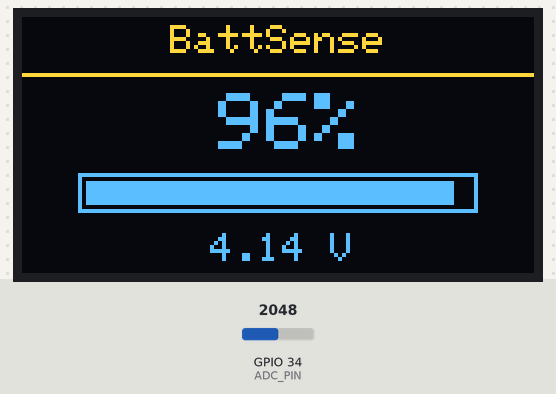
Bench run of a program on a simulated ESP32. On the bench: 128×64 one-colour display. Inputs (shaded band) come from the test bench; at power-on: GPIO 34 (ADC_PIN) = 2048 (analog values on the 0–4095 scale). The OLED is the two-colour kind (top 16 rows yellow); what the program prints to the serial monitor is not drawn.

Above: at 1.2 s.
1.3 s: GPIO 34 (ADC_PIN) set to 2866
At 3.3 s:
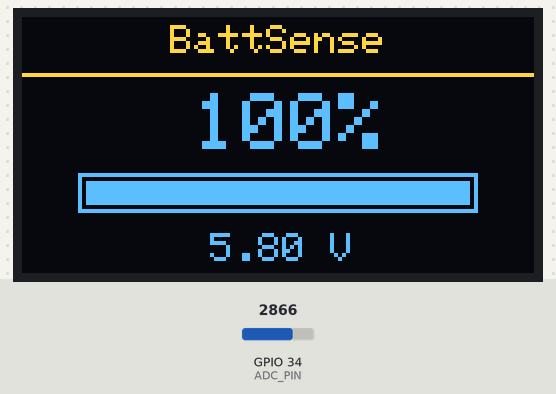
3.6 s: GPIO 34 (ADC_PIN) set to 1600
At 5.0 s:
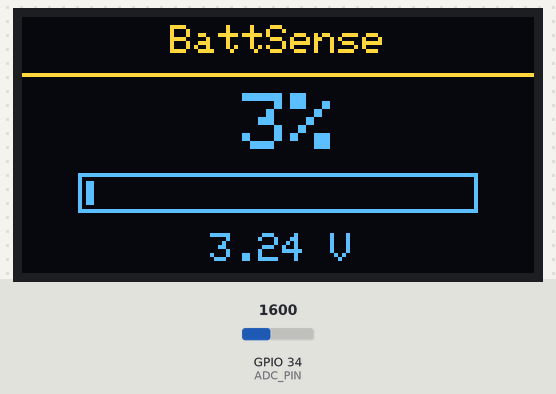
5.7 s: GPIO 34 (ADC_PIN) set to 1467
At 6.7 s:
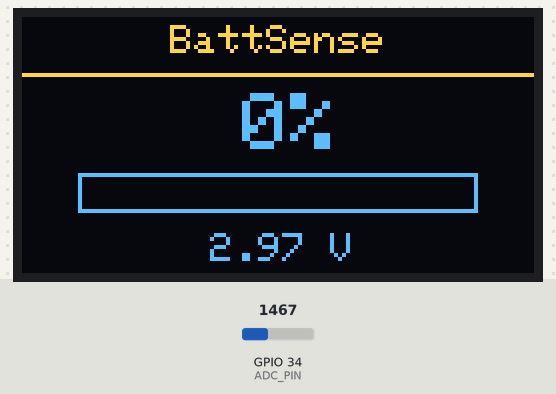
Timing chart, 0 to 8.7 s (numbered marks = the images above; inputs shaded):
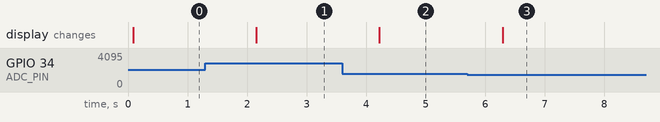

The program:

main.cpp
```cpp
#include <Arduino.h>

#include "BatteryMonitor.h"
#include "StateOfChargeEstimator.h"
#include "DisplayManager.h"

BatteryMonitor battery;
StateOfChargeEstimator socEstimator;
DisplayManager display;

void setup()
{
    Serial.begin(115200);

    battery.begin();

    if (!display.begin())
    {
        Serial.println("OLED initialization failed.");

        while (true)
        {
            delay(1000);
        }
    }

    Serial.println("BattSense initialized.");
}

void loop()
{
    const BatteryDiagnostics diagnostics = battery.getDiagnostics();

    const float stateOfCharge =
        socEstimator.estimate(diagnostics.batteryVoltage);

    display.showBattery(
        diagnostics.batteryVoltage,
        stateOfCharge
    );

    Serial.println("----- Battery Diagnostics -----");

    Serial.print("Raw ADC:          ");
    Serial.println(diagnostics.rawAdcCount);

    Serial.print("ADC Voltage:      ");
    Serial.print(diagnostics.adcVoltage, 3);
    Serial.println(" V");

    Serial.print("Battery Voltage:  ");
    Serial.print(diagnostics.batteryVoltage, 3);
    Serial.println(" V");

    Serial.print("Estimated SoC:    ");
    Serial.print(stateOfCharge, 1);
    Serial.println(" %");

    Serial.println("-------------------------------");

    delay(1000);
}
```

BatteryMonitor.h
```cpp
#pragma once

#include <Arduino.h>

struct BatteryDiagnostics
{
    int rawAdcCount;
    float adcVoltage;
    float batteryVoltage;
};

class BatteryMonitor
{
public:
    void begin();

    float getVoltage();

    BatteryDiagnostics getDiagnostics();

private:
    static constexpr uint8_t ADC_PIN = 34;
    static constexpr uint8_t ADC_RESOLUTION = 12;
    int readRawADC();
    float readADCVoltage();
    static constexpr float R_UPPER_OHMS = 20100.0f;
    static constexpr float R_LOWER_OHMS = 13300.0f;
    float adcToBatteryVoltage(float adcVoltage);
};
```

DisplayManager.h
```cpp
#pragma once

class DisplayManager
{
public:
    bool begin();

    void showBattery(
        float batteryVoltage,
        float stateOfCharge
    );

private:
    int displayedPercent = -1;

    static constexpr int SOC_HYSTERESIS = 2;
};
```

StateOfChargeEstimator.h
```cpp
#pragma once

class StateOfChargeEstimator
{
public:
    float estimate(float batteryVoltage) const;
};
```

BatteryMonitor.cpp
```cpp
#include "BatteryMonitor.h"

void BatteryMonitor::begin()
{
    analogReadResolution(ADC_RESOLUTION);
    analogSetPinAttenuation(ADC_PIN, ADC_6db);
}

float BatteryMonitor::getVoltage()
{
    const float adcVoltage = readADCVoltage();

    return adcToBatteryVoltage(adcVoltage);
}

BatteryDiagnostics BatteryMonitor::getDiagnostics()
{
    BatteryDiagnostics diagnostics{};

    diagnostics.rawAdcCount = readRawADC();
    diagnostics.adcVoltage = readADCVoltage();
    diagnostics.batteryVoltage =
        adcToBatteryVoltage(diagnostics.adcVoltage);

    return diagnostics;
}

int BatteryMonitor::readRawADC()
{
    return analogRead(ADC_PIN);
}

float BatteryMonitor::readADCVoltage()
{
    const uint32_t millivolts = analogReadMilliVolts(ADC_PIN);

    return millivolts / 1000.0f;
}

float BatteryMonitor::adcToBatteryVoltage(float adcVoltage)
{
    return adcVoltage *
           ((R_UPPER_OHMS + R_LOWER_OHMS) / R_LOWER_OHMS);
}
```

DisplayManager.cpp
```cpp
#include "DisplayManager.h"

#include <Arduino.h>
#include <Wire.h>
#include <Adafruit_GFX.h>
#include <Adafruit_SSD1306.h>

namespace
{

constexpr int SCREEN_WIDTH = 128;
constexpr int SCREEN_HEIGHT = 64;

constexpr uint8_t OLED_ADDRESS = 0x3C;
constexpr int OLED_RESET = -1;

constexpr uint8_t SDA_PIN = 21;
constexpr uint8_t SCL_PIN = 22;

Adafruit_SSD1306 display(
    SCREEN_WIDTH,
    SCREEN_HEIGHT,
    &Wire,
    OLED_RESET
);

} // namespace


bool DisplayManager::begin()
{
    Wire.begin(SDA_PIN, SCL_PIN);

    if (!display.begin(SSD1306_SWITCHCAPVCC, OLED_ADDRESS))
    {
        return false;
    }

    display.clearDisplay();
    display.setTextColor(SSD1306_WHITE);
    display.display();

    return true;
}


void DisplayManager::showBattery(
    float batteryVoltage,
    float stateOfCharge
)
{
    // Clamp SoC to the valid display range.
    if (stateOfCharge < 0.0f)
    {
        stateOfCharge = 0.0f;
    }
    else if (stateOfCharge > 100.0f)
    {
        stateOfCharge = 100.0f;
    }

    const int newPercent =
        static_cast<int>(stateOfCharge + 0.5f);

    // Initialize the displayed percentage immediately.
    if (displayedPercent < 0)
    {
        displayedPercent = newPercent;
    }
    // Only update the displayed percentage if the new value
    // differs by at least the hysteresis threshold.
    else if (abs(newPercent - displayedPercent) >= SOC_HYSTERESIS)
    {
        displayedPercent = newPercent;
    }

    display.clearDisplay();

    // ------------------------------------------------
    // Header
    // Top portion of this OLED is physically yellow.
    // ------------------------------------------------

    display.setTextSize(1);
    display.setTextColor(SSD1306_WHITE);
    display.setCursor(37, 2);
    display.print("BattSense");

    display.drawLine(
        0,
        14,
        SCREEN_WIDTH - 1,
        14,
        SSD1306_WHITE
    );

    // ------------------------------------------------
    // State-of-charge percentage
    // ------------------------------------------------

    display.setTextSize(2);

    // Adjust horizontal position depending on number
    // of digits so the percentage remains centered.
    if (displayedPercent == 100)
    {
        display.setCursor(43, 19);
    }
    else if (displayedPercent >= 10)
    {
        display.setCursor(49, 19);
    }
    else
    {
        display.setCursor(55, 19);
    }

    display.print(displayedPercent);
    display.print("%");

    // ------------------------------------------------
    // Battery level bar
    // ------------------------------------------------

    constexpr int BAR_X = 14;
    constexpr int BAR_Y = 39;
    constexpr int BAR_WIDTH = 100;
    constexpr int BAR_HEIGHT = 10;

    display.drawRect(
        BAR_X,
        BAR_Y,
        BAR_WIDTH,
        BAR_HEIGHT,
        SSD1306_WHITE
    );

    const int innerWidth = BAR_WIDTH - 4;

    // The bar represents the underlying SoC estimate,
    // not the hysteresis-controlled displayed percentage.
    const int fillWidth =
        static_cast<int>(
            (stateOfCharge / 100.0f) * innerWidth
        );

    if (fillWidth > 0)
    {
        display.fillRect(
            BAR_X + 2,
            BAR_Y + 2,
            fillWidth,
            BAR_HEIGHT - 4,
            SSD1306_WHITE
        );
    }

    // ------------------------------------------------
    // Battery voltage
    // ------------------------------------------------

    display.setTextSize(1);
    display.setCursor(47, 54);

    display.print(batteryVoltage, 2);
    display.print(" V");

    // Send completed frame to OLED.
    display.display();
}
```

StateOfChargeEstimator.cpp
```cpp
#include "StateOfChargeEstimator.h"

namespace
{

struct SocPoint
{
    float voltage;
    float percent;
};

constexpr SocPoint SOC_CURVE[] =
{
    {3.0519f,   0.0f},
    {3.6594f,  10.0f},
    {3.7167f,  20.0f},
    {3.7611f,  30.0f},
    {3.7915f,  40.0f},
    {3.8275f,  50.0f},
    {3.8772f,  60.0f},
    {3.9401f,  70.0f},
    {4.0128f,  80.0f},
    {4.0923f,  90.0f},
    {4.1797f, 100.0f}
};

constexpr int SOC_CURVE_SIZE =
    sizeof(SOC_CURVE) / sizeof(SOC_CURVE[0]);

} // namespace


float StateOfChargeEstimator::estimate(float batteryVoltage) const
{
    // Clamp voltages below the lowest lookup-table point to 0%.
    if (batteryVoltage <= SOC_CURVE[0].voltage)
    {
        return 0.0f;
    }

    // Clamp voltages above the highest lookup-table point to 100%.
    if (batteryVoltage >= SOC_CURVE[SOC_CURVE_SIZE - 1].voltage)
    {
        return 100.0f;
    }

    // Find the two lookup-table points surrounding the measured voltage.
    for (int i = 0; i < SOC_CURVE_SIZE - 1; i++)
    {
        const SocPoint& lower = SOC_CURVE[i];
        const SocPoint& upper = SOC_CURVE[i + 1];

        if (batteryVoltage >= lower.voltage &&
            batteryVoltage <= upper.voltage)
        {
            // Determine how far the measured voltage lies between
            // the two surrounding lookup-table voltages.
            const float fraction =
                (batteryVoltage - lower.voltage) /
                (upper.voltage - lower.voltage);

            // Linearly interpolate the corresponding state of charge.
            return lower.percent +
                   fraction * (upper.percent - lower.percent);
        }
    }

    // Defensive fallback. Valid voltages should never reach this point.
    return 0.0f;
}
```

Measured:
- the behaviour switches between 1540 and 1539 on GPIO 34 (ADC_PIN) (found by bisection; images 2 and 3)
- after the input at 1.3 s, the display: changes after 0.85 s (image 1)
- after the input at 3.6 s, the display: changes after 0.62 s (image 2)
- after the input at 5.7 s, the display: changes after 0.59 s (image 3)
